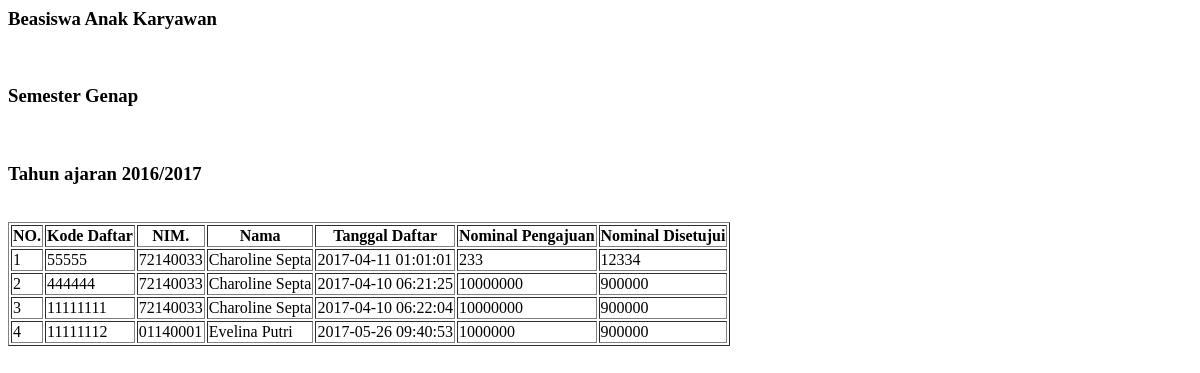
The page /user_admin/data.php?kd_bsw=P01 on the database as committed earlier.
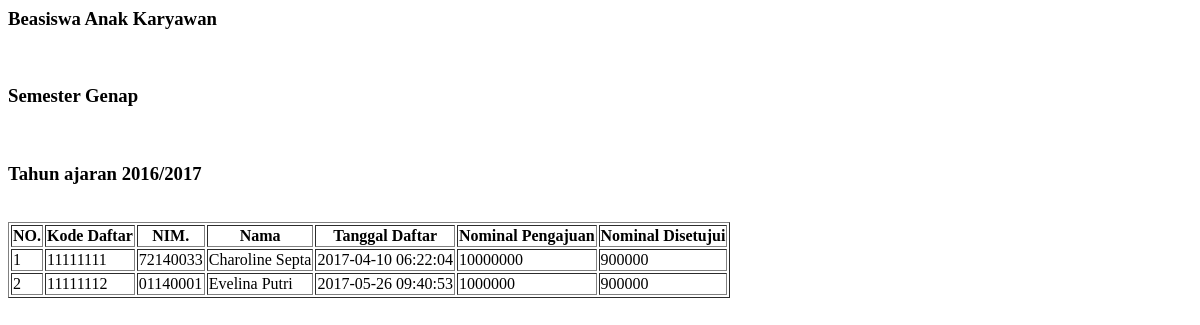
The same page on the database as committed later.
### tables this page shows
CREATE TABLE `pendaftaran` (
  `kd_daftar` int(8) NOT NULL,
  `nim` char(8) NOT NULL,
  `kd_bsw` char(3) NOT NULL,
  `tgl_daftar` timestamp NOT NULL DEFAULT CURRENT_TIMESTAMP,
  `nominal_pengajuan` int(11) NOT NULL,
  `nominal_disetujui` int(11) DEFAULT NULL,
  `sisa_pinjaman` int(11) DEFAULT NULL
);

CREATE TABLE `mahasiswa` (
  `NIM` char(8) NOT NULL,
  `kd_prodi` char(2) NOT NULL,
  `nama_mhs` varchar(99) NOT NULL,
  `gender` char(1) NOT NULL,
  `tgl_lahir` date NOT NULL,
  `email` varchar(99) NOT NULL,
  `alamat` varchar(999) NOT NULL,
  `kode_pos` char(5) NOT NULL,
  `no_telp` char(12) NOT NULL,
  `total_sks` int(11) NOT NULL
);

### user_admin/data.php (the view)
<?php
Include("../function/koneksi.php");
?>
<html>
<table border="1">
	<tr>
		<th>NO.</th>
		<th>Kode Daftar</th>
		<th>NIM.</th>
		<th>Nama</th>
		<th>Tanggal Daftar</th>
		<th>Nominal Pengajuan</th>
		<th>Nominal Disetujui</th>
	</tr>
	<?php
	$query1="SELECT * FROM beasiswa";
	$sql1 = mysqli_query($koneksi,$query1);
	$data1 = mysqli_fetch_array($sql1);
	echo'
	<h3> '.$data1['nama_bsw'].'</h3> </br>
	<h3>Semester '.$data1['semt'].' </h3> </br>
	<h3>Tahun ajaran '.$data1['thn_ajar'].' </h3> </br>';
	$query="SELECT kd_daftar, nim, nama_mhs,tgl_daftar, nominal_pengajuan, nominal_disetujui from pendaftaran p NATURAL JOIN mahasiswa m  where kd_bsw='".$_GET['kd_bsw']."' and nominal_disetujui is not null";
	$sql = mysqli_query($koneksi,$query);
	$no = 1;
	while($data = mysqli_fetch_array($sql)){
		echo '
		<tr>
			<td>'.$no.'</td>
			<td>'.$data['kd_daftar'].'</td>
			<td>'.$data['nim'].'</td>
			<td>'.$data['nama_mhs'].'</td>
			<td>'.$data['tgl_daftar'].'</td>
			<td>'.$data['nominal_pengajuan'].'</td>
			<td>'.$data['nominal_disetujui'].'</td>
		</tr>
		';
		$no++;
	}
	?>
</table>
</html>

Rows that differ between the two databases and show on the page:
removed pendaftaran: kd_daftar "55555", nim "72140033", nim.nama_mhs "Charoline Septa", tgl_daftar "2017-04-11 01:01:01", nominal_pengajuan "233", nominal_disetujui "12334"
removed pendaftaran: kd_daftar "444444", nim "72140033", nim.nama_mhs "Charoline Septa", tgl_daftar "2017-04-10 06:21:25", nominal_pengajuan "10000000", nominal_disetujui "900000"
